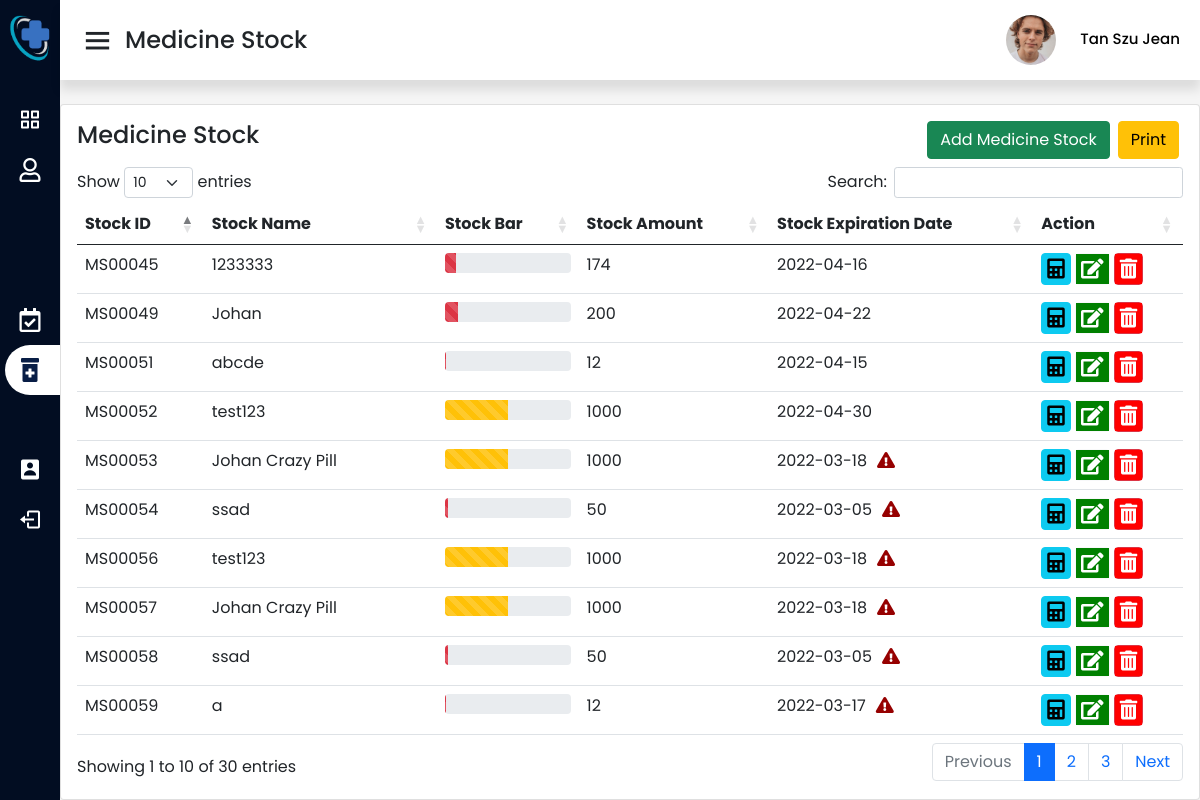
Page /staffStock.php on the earlier database version.
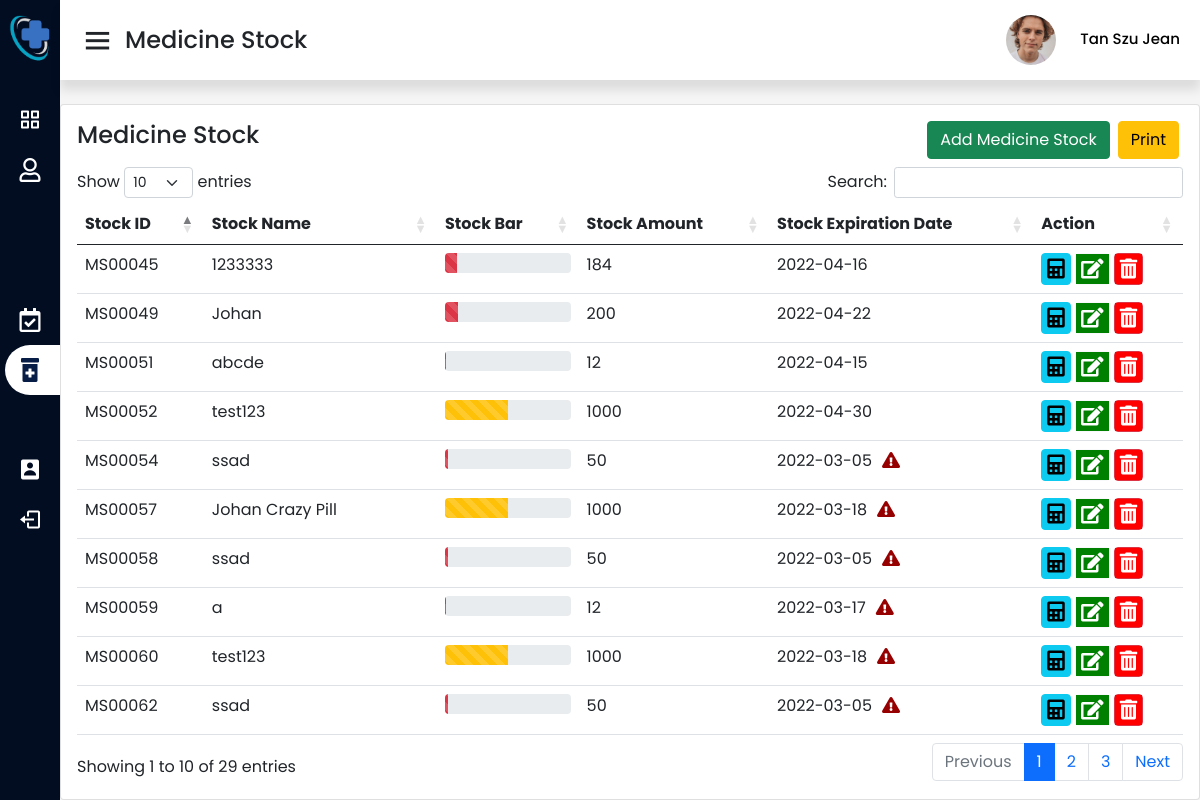
Same page on the later database version.
### tables this page shows
CREATE TABLE `medstock` (
  `prefix` varchar(2) NOT NULL DEFAULT 'MS',
  `stockID` int(5) UNSIGNED ZEROFILL NOT NULL,
  `stockName` varchar(100) NOT NULL,
  `stockQty` int(11) NOT NULL,
  `stockExpDate` date NOT NULL
);

### staffStock.php (the view, shortened to what this page needs)
<?php
include 'connection.php';
?>
<!DOCTYPE html>
<head>
  <?php include('asset/includes/cssCDN.php'); ?>
  <link rel="stylesheet" href="asset/css/staffstyle.css">
  <link rel="stylesheet" href="asset/css/navbar.css">
</head>
<body>
  <?php $page = 'staffStock';
  include('asset/includes/staffSideBar.php'); ?>
  <section class="home-section">
    <nav>
      <div class="sidebar-button">
        <i class='bx bx-menu sidebarBtn'></i>
        <span class="dashboard">Medicine Stock</span>
      </div>
      <div class="right-nav">
        <div class="profile dropdown">
          <div>
            <img src="asset/image/profile1.jpg">
            <span class="profile_name">Tan Szu Jean</span>
          </div>
        </div>
      </div>
    </nav>
    <div class="home-content">
      <div class="col-lg-12 grid-margin stretch-card">
        <div class="card">
          <div class="card-body">
            <div class="row mb-2">
              <div class="col-lg-5">
                <h4 class="card-title">Medicine Stock</h4>
              </div>
              <div class="col-lg-7">
                <div class="d-flex flex-row-reverse">
                  <div class="mx-1">
                    <button type="button" class="btn btn-warning float-right" data-bs-toggle="modal" data-bs-target="#printStock">
                      Print
                    </button>
                  </div>
                  <div class="mx-1">
                    <button type="button" class="btn btn-success float-right" data-bs-toggle="modal" data-bs-target="#addData">
                      Add Medicine Stock
                    </button>
                  </div>
                </div>
              </div>
            </div>
            <div class="table-responsive">
              <table class="table table-hover table-condensed" id="dataTableID" style="width:100%">
                <thead>
                  <tr>
                    <th> Stock ID </th>
                    <th> Stock Name </th>
                    <th> Stock Bar </th>
                    <th> Stock Amount </th>
                    <th>Stock Expiration Date</th>
                    <th> Action </th>
                  </tr>
                </thead>
                <tbody>
                  <?php
                  $viewSql = "SELECT * FROM `medstock`";
                  $result = mysqli_query($data, $viewSql);
                  while ($fetch = mysqli_fetch_array($result)) {
                    $prefix = $fetch['prefix'];
                    $id = $fetch['stockID'];
                    $name = $fetch['stockName'];
                    $qty = $fetch['stockQty'];
                    $expDate = $fetch['stockExpDate'];
                    $currentDate = date("Y-m-d");
                    $per = ($qty / 2000) * 100;
                    if ($per <= 10) {
                      $color = "bg-danger";
                    } else if ($per > 10 && $per <= 60) {
                      $color = "bg-warning";
                    } else if ($per > 75) {
                      $color = "bg-success";
                    }
                    if ($expDate < $currentDate) {
                      $warning = "fas fa-exclamation-triangle";
                      $expired = "error";
                    } else {
                      $warning = "";
                      $expired = "";
                    }
                  ?>
                    <tr>
                      <td><?php echo $prefix . "" . $id; ?></td>
                      <td><?php echo $name; ?></td>
                      <td>
                        <div class="progress" style="height: 20px;">
                          <div class="progress-bar progress-bar-striped <?php echo $color; ?>" role="progressbar" style="width: <?php echo $per; ?>%" aria-valuenow="<?php echo $per; ?>" aria-valuemin="0" aria-valuemax="100"></div>
                        </div>
                      </td>
                      <td><?php echo $qty; ?></td>
                      <td class="expiration">
                        <?php echo $expDate; ?><i class="exp <?php echo $warning; ?>" style="color:rgba(150, 0, 0); margin-left: 10px;"></i></td>
                      <td class="action-button">
                        <button type="button" class="btn btn-info calBtn" data-toggle="modal" data-target="#<?php echo $expired; ?>calData<?php echo $id; ?>">
                          <i class="fas fa-calculator" style="color: black; font-size: 20px; padding: 5px;"></i></button>
                        <button type="button" class="btn btn-light editBtn" data-toggle="modal" data-target="#<?php echo $expired; ?>editData<?php echo $id; ?>">
                          <i class="fas fa-edit"></i></button>
                        <button type="button" class="btn btn-danger deleteBtn" data-toggle="modal" data-target="#deleteData<?php echo $id; ?>">
                          <i class="fas fa-trash-alt"></i></button>
                      </td>
                    </tr>
                  <?php
                  }
                  ?>
                </tbody>
              </table>
            </div>
          </div>
        </div>
      </div>
    </div>
  </section>
</body>
</html>

### asset/includes/cssCDN.php (shortened to what this page needs)
<link href='https://unpkg.com/boxicons@2.0.7/css/boxicons.min.css' rel='stylesheet'>
<link rel="stylesheet" href="https://pro.fontawesome.com/releases/v5.10.0/css/all.css" />
<link href="https://cdn.jsdelivr.net/npm/bootstrap@5.0.0-beta2/dist/css/bootstrap.min.css" rel="stylesheet">
<link rel="stylesheet" href="https://cdn.datatables.net/1.11.5/css/dataTables.bootstrap5.min.css">

### asset/includes/staffSideBar.php (shortened to what this page needs)
<div class="sidebar">
    <div class="logo-details">
        <img src="asset/image/logo pic.png" alt="">
    </div>
    <div class="sidebar-details">
        <ul class="nav-links">
            <li class="item">
                <a <?php echo ($page == 'staffdashboard') ? "class='active'" : ""; ?> href="staffdashboard.php">
                    <i class='bx bx-grid-alt'></i>
                </a>
            </li>
            <li class="item">
                <a <?php echo ($page == 'staffUserList') ? "class='active'" : ""; ?> href="staffUserList.php">
                    <i class='fa fa-user fa-xs'></i>
                </a>
            </li>
            <li class="item">
                <a <?php echo ($page == 'staffMedrec') ? "class='active'" : ""; ?> href="staffMedrec.php">
                    <i class="fas fa-notes-medical"></i>
                </a>
            </li>
            <li class="item">
                <a <?php echo ($page == 'staffVac') ? "class='active'" : ""; ?> href="staffVac.php">
                    <i class="fas fa-syringe"></i>
                </a>
            </li>
            <li class="item">
                <a <?php echo ($page == 'staffApp') ? "class='active'" : ""; ?> href="staffApp.php">
                    <i class="fas fa-calendar-check"></i>
                </a>
            </li>
            <li class="item">
                <a <?php echo ($page == 'staffStock') ? "class='active'" : ""; ?> href="staffStock.php">
                    <i class="fas fa-prescription-bottle-alt"></i>
                </a>
            </li>
            <li class="item">
                <a <?php echo ($page == 'staffbed') ? "class='active'" : ""; ?> href="staffbed.php">
                    <i class="fas fa-procedures"></i>
                </a>
            </li>
            <li class="item">
                <a <?php echo ($page == 'staffprofile') ? "class='active'" : ""; ?> href="staffprofile.php">
                    <i class='bx bxs-user-rectangle'></i>
                </a>
            </li>
            <li class="item">
                <a href="index.php">
                    <i class='bx bx-log-out'></i>
                </a>
            </li>
        </ul>
    </div>
</div>

### asset/css/staffstyle.css (style rules this page uses)
* { margin: 0; padding: 0; box-sizing: border-box; font-family: "Poppins", sans-serif; }
body { overflow-x: hidden; }
.home-section .home-content { position: relative; padding-top: 104px; }
.home-section .home-content .action-button .fa-edit { background-color: green; color: white; font-size: 20px; padding: 5px; }
.home-section .home-content .action-button .fa-trash-alt { background-color: red; color: white; font-size: 20px; padding: 5px; }
.home-section .home-content .action-button .calBtn .fa-calculator { color: white; font-size: 20px; padding: 5px; }
.home-section .home-content .action-button button { padding: 0; }

### asset/css/navbar.css (style rules this page uses)
.sidebar { position: fixed; height: 100%; width: 220px; background: #020d22; transition: all 0.5s ease; overflow-x: hidden; }
.sidebar .logo-details { height: 80px; display: flex; align-items: center; }
.sidebar .logo-details img { width: 10px; color: #fff; min-width: 60px; text-align: center; margin-right: 10px; }
.sidebar .sidebar-details { width: 100%; margin-top: 15px; }
.sidebar .sidebar-details .nav-links { padding: 0; }
.sidebar .sidebar-details .item { position: relative; cursor: pointer; list-style: none; height: 50px; }
.sidebar .sidebar-details .item a { height: 100%; width: 100%; margin-left: 5px; display: flex; align-items: center; text-decoration: none; transition: all 0.4s ease; }
.sidebar-details .nav-links .item .active { background: white; color: #081d45; width: 100%; border-radius: 30px 0 0 30px; }
.sidebar-details .nav-links .item .active i, .sidebar-details .nav-links .item .active .links_name { color: #081d45; font-weight: 600; }
.sidebar .sidebar-details .item i { font-size: 24px; font-weight: 500; color: #fff; min-width: 50px; text-align: center; margin-right: 10px; }
.home-section { position: relative; background: #f5f5f5; min-height: 20px; height: 100%; width: calc(100% - 220px); left: 220px; transition: all 0.5s ease; overflow-y: auto; }
.home-section nav { display: flex; justify-content: space-between; height: 80px; background: #fff; display: flex; align-items: center; position: fixed; width: calc(100% - 220px); left: 220px; z-index: 100; padding: 0 20px; box-shadow: 0 10px 10px rgba(0, 0, 0, 0.1); transition: all 0.5s ease; }
.home-section nav .sidebar-button { display: flex; align-items: center; font-size: 24px; font-weight: 500; }
nav .sidebar-button i { font-size: 35px; margin-right: 10px; }
nav .right-nav { display: flex; }
nav .right-nav .profile img { border-radius: 50%; width: 50px; height: 50px; object-fit: cover; margin-left: 5px; margin-right: 10px; }
nav .right-nav .profile .profile_name { color: rgb(0, 0, 0); font-size: 15px; white-space: nowrap; font-weight: 500; margin-left: 10px; }
@media (max-width: 1240px) { .sidebar { width: 60px; } }
@media (max-width: 1240px) { .home-section { width: calc(100% - 60px); left: 60px; } }
@media (max-width: 1240px) { .home-section nav { width: calc(100% - 60px); left: 60px; } }

Differences in the rows shown:
removed medstock: prefix "MS", stockID "00053", stockName "Johan Crazy Pill", stockQty "1000", stockExpDate "2022-03-18"
removed medstock: prefix "MS", stockID "00056", stockName "test123", stockQty "1000", stockExpDate "2022-03-18"
changed medstock "00045": stockQty "174" → "184"
now on this page (row unchanged): medstock: prefix "MS", stockID "00060", stockName "test123", stockQty "1000", stockExpDate "2022-03-18"
now on this page (row unchanged): medstock: prefix "MS", stockID "00062", stockName "ssad", stockQty "50", stockExpDate "2022-03-05"
Other differences:
text written by a page script: "Show entries Search: Showing 1 to 10 of 30 entries Previous 1 2 3 Next" → "Show entries Search: Showing 1 to 10 of 29 entries Previous 1 2 3 Next"
